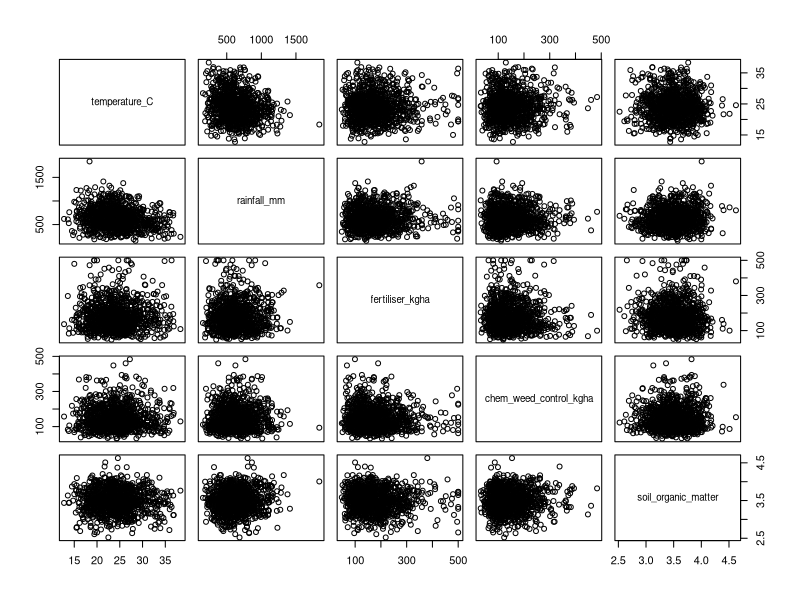

Source code (R):
#Generate observed data

set.seed(123)
n <- 1080  # total observations (fields)

# -----------------------------------------------------------
# 1. REGION  
# -----------------------------------------------------------
regions <- c("Free State", "North West", "Mpumalanga")
region <- sample(regions, size = n, replace = TRUE, prob = c(0.6, 0.15, 0.25))

# -----------------------------------------------------------
# 2. AVERAGE TEMPERATURE  
# -----------------------------------------------------------
temp_params <- list(
  "Free State" = c(mean = 24, sd = 4),   
  "North West" = c(mean = 28, sd = 5),   
  "Mpumalanga" = c(mean = 22, sd = 3)    
)

temperature <- sapply(region, function(reg) {
  p   <- temp_params[[reg]]
  val <- rnorm(1, mean = p["mean"], sd = p["sd"])
  val <- max(5, min(45, val))
  return(val)
})
# -----------------------------------------------------------
# 3. RAINFALL  
# -----------------------------------------------------------
rainfall_params <- list(
  "Free State" = c(mean = 600, shape = 10),  
  "North West" = c(mean = 520, shape = 8),   
  "Mpumalanga" = c(mean = 780, shape = 12)   
)

rainfall <- sapply(region, function(reg) {
  p    <- rainfall_params[[reg]]
  rate <- p["shape"] / p["mean"]
  val  <- rgamma(1, shape = p["shape"], rate = rate)
  return(val)
})

# -----------------------------------------------------------
# 5. IRRIGATION TYPE
# -----------------------------------------------------------
irrig_probs <- list("Free State" = c(0.88, 0.12), 
                    "North West" = c(0.82, 0.18), 
                    "Mpumalanga" = c(0.96, 0.04))  # not impossible (covariance issues)

irrig_labels <- c("Rainfed", "Irrigated")
irrigation <- mapply(function(reg) {
  sample(irrig_labels, 1, prob = irrig_probs[[reg]])
}, region)

# -----------------------------------------------------------
# 6. FERTILISER APPLICATION RATE  
# -----------------------------------------------------------
fert_mu    <- log(180^2 / sqrt(180^2 + 80^2))
fert_sigma <- sqrt(log(1 + (80 / 180)^2))

fertiliser <- rlnorm(n, meanlog = fert_mu, sdlog = fert_sigma)
fertiliser <- pmax(0, pmin(500, fertiliser))

# -----------------------------------------------------------
# 7. Chemical Weed Control PER HECTARE 
# -----------------------------------------------------------
pest_mu    <- log(150^2 / sqrt(150^2 + 70^2))
pest_sigma <- sqrt(log(1 + (70 / 150)^2))

pesticide_kgha <- rlnorm(n, meanlog = pest_mu, sdlog = pest_sigma)
pesticide_kgha <- pmax(0, pmin(500, pesticide_kgha))

# -----------------------------------------------------------
# 8. SOIL ORGANIC MATTER  
# -----------------------------------------------------------
rain_soil <- (rainfall - min(rainfall)) / (max(rainfall) - min(rainfall))
temp_soil <- (temperature - min(temperature)) / (max(temperature) - min(temperature))

som_base <- 0.15 * rain_soil - 0.10 * temp_soil  
som_noise <- rnorm(n, 0, 0.3)
soil_organic_matter <- 3.5 + som_base + som_noise
soil_organic_matter <- pmin(pmax(soil_organic_matter, 1), 6)

# -----------------------------------------------------------
# 12. SEED BRAND  
# -----------------------------------------------------------
seed_brands <- c("Pannar", "Dekalb", "Pioneer")
seed_brand <- sample(seed_brands, n, replace = TRUE, prob = c(1/3, 1/3, 1/3))

# -----------------------------------------------------------
# 13. TRACTOR BRAND  
# -----------------------------------------------------------
tractor_brands <- c("John Deere", "Case", "New Holland")
tractor_brand <- sample(tractor_brands, n, replace = TRUE, prob = c(0.6, 0.2, 0.2))

# -----------------------------------------------------------
# 14. ASSEMBLE DATASET
# -----------------------------------------------------------
maize_data <- data.frame(
  region              = region,           
  temperature_C       = round(temperature,          2),
  rainfall_mm         = round(rainfall,              1),
  irrigation          = irrigation,  
  fertiliser_kgha     = round(fertiliser,            2),
  chem_weed_control_kgha      = round(pesticide_kgha,        2),
  soil_organic_matter = round(soil_organic_matter,   3),
  seed_brand          = seed_brand,      
  tractor_brand       = tractor_brand     
)

head(maize_data)
write.csv(maize_data, file = "maize_data.csv", row.names = FALSE)
colnames(maize_data)
numeric_vars <- maize_data[, c(
  "temperature_C",
  "rainfall_mm",
  "fertiliser_kgha",
  "chem_weed_control_kgha",
  "soil_organic_matter"
)]

pairs(numeric_vars)
